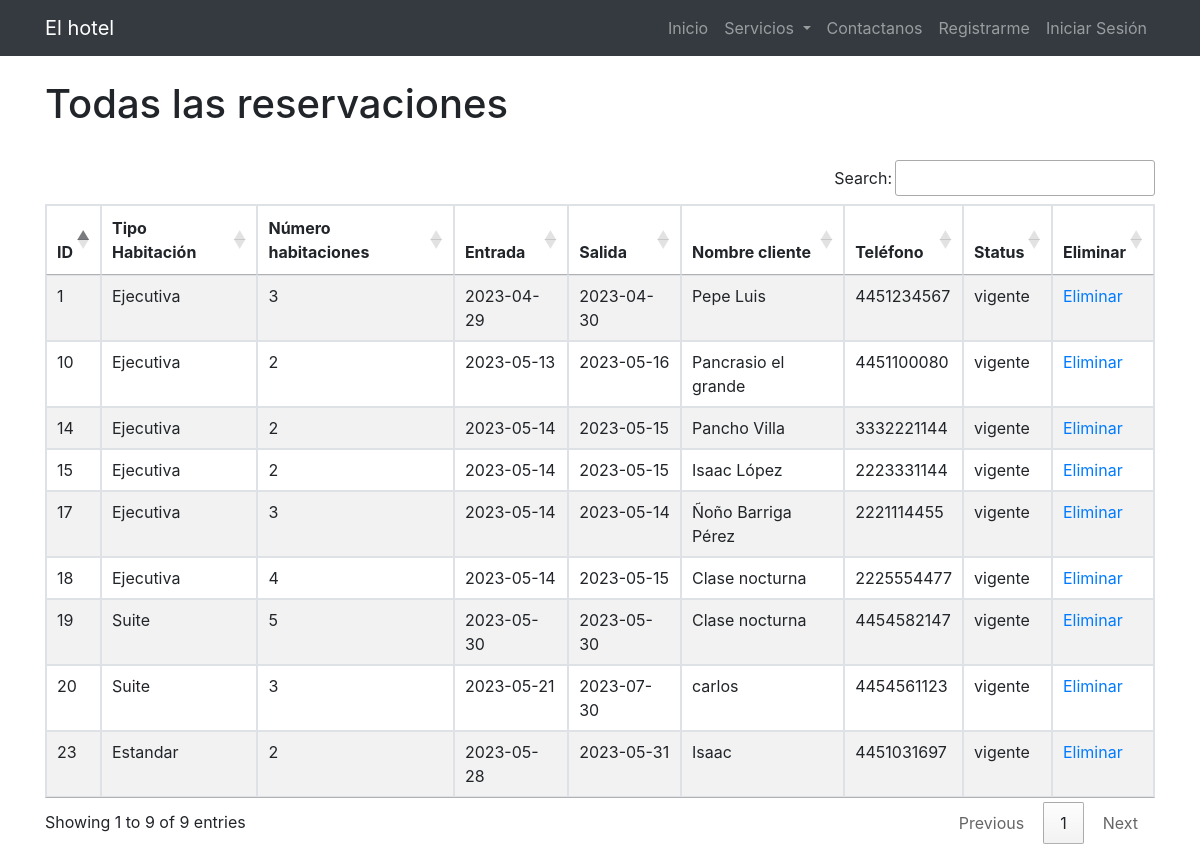
The page /todasReservaciones.php on the database its author committed.
### tables this page shows
CREATE TABLE `reservacion` (
  `id` int(3) NOT NULL,
  `tipohabitaciones` varchar(10) NOT NULL,
  `numerohabitaciones` int(3) NOT NULL,
  `entrada` varchar(15) NOT NULL,
  `salida` varchar(15) NOT NULL,
  `nombreCliente` varchar(80) NOT NULL,
  `telefono` varchar(15) NOT NULL,
  `idUsuario` int(3) NOT NULL,
  `adultos` int(3) NOT NULL,
  `jovenes` int(3) NOT NULL,
  `costoTotal` int(6) NOT NULL,
  `status` varchar(30) NOT NULL
);

### datos/classConectionMySQL.php (called while the page is built, shortened)
<?php
class ConnectionMySQL{
	private $host;
	private $user;
	private $password;
	private $database;
	public $conn;
	public function __construct(){
		$this->host=HOST;
		$this->user=USER;
		$this->password=PASSWORD;
		$this->database=DATABASE;
	}
	public function CreateConnection(){
		$this->conn = new mysqli($this->host,$this->user,$this->password,$this->database);
	}
	public function ExecuteQuery($sql){
		$result = $this->conn->query($sql);
		return $result;
	}
	public function GetRows($result){
		return $result->fetch_row();
	}
}
?>

### todasReservaciones.php (the view, shortened to what this page needs)
<!DOCTYPE html>
<html lang="es">
<head>
	<link rel="stylesheet" href="https://stackpath.bootstrapcdn.com/bootstrap/4.3.1/css/bootstrap.min.css">
    <link rel="stylesheet" href="https://cdn.datatables.net/1.13.4/css/jquery.dataTables.min.css">
    <link rel="stylesheet" href="https://cdn.datatables.net/buttons/2.3.6/css/buttons.dataTables.min.css">
</head>
<body>
    <?php
        if (isset($_SESSION["user"]) && $_SESSION["rol"]=="admin"){
          include_once "encabezados/logeadoAdmin.php";
        } else if (isset($_SESSION["user"]) && $_SESSION["rol"]!="admin") {
          header("Location: menu.php");
        } else {
          include_once "encabezados/noLogeado.php";
        }
    ?>
    <div class="container">
    <h1 class="py-4">Todas las reservaciones</h1>
    <table id="example" class="table table-striped table-bordered" style="width:100%">
    <thead>
        <tr>
            <th>ID</th>
            <th>Tipo Habitación</th>
            <th>Número habitaciones</th>
            <th>Entrada</th>
            <th>Salida</th>
            <th>Nombre cliente</th>
            <th>Teléfono</th>
            <th>Status</th>
            <th>Eliminar</th>
        </tr>
    </thead>
    <tbody>
        <?php
            require("datos/classConectionMySQL.php");
            $NewConn = new ConnectionMySQL();
            $NewConn->CreateConnection();
            $query = "Select * from reservacion";
            $result = $NewConn->ExecuteQuery($query);
            if($result){
                while($row=$NewConn -> GetRows($result)){
                    echo "<tr>
                        <td>".$row[0]."</td>
                        <td>".$row[1]."</td>
                        <td>".$row[2]."</td>
                        <td>".$row[3]."</td>
                        <td>".$row[4]."</td>
                        <td>".$row[5]."</td>
                        <td>".$row[6]."</td>
                        <td>".$row[11]."</td>
                        <td><a href='borrarReservacion.php?id=$row[0]'>Eliminar</a></td>
                    </tr>";
                }
            } else {
                echo "<h1>Error al conectar a la base de datos, o el registro no existe</h1>";
            }
        ?>
        </tbody>
    </table>
    </div>
</body>
</html>

### encabezados/noLogeado.php (shortened to what this page needs)
<!DOCTYPE html>
<html lang="es">
<head>
	<link rel="stylesheet" href="https://stackpath.bootstrapcdn.com/bootstrap/4.3.1/css/bootstrap.min.css">
</head>
<body>
	<nav class="navbar navbar-expand-md navbar-dark bg-dark">
		<div class="container">
			<a class="navbar-brand" href="menu.php">El hotel</a>
			<div class="collapse navbar-collapse" id="navbarColapsada">
				<ul class="navbar-nav ml-auto">
					<li class="nav-item">
						<a class="nav-link" href="menu.php">Inicio</a>
					</li>
					<li class="nav-item dropdown">
						<a class="nav-link dropdown-toggle" href="#" id="navbarDropdown" role="button" data-toggle="dropdown" aria-haspopup="true" aria-expanded="false">
						Servicios
						</a>
					</li>
					<li class="nav-item">
						<a class="nav-link" href="contactanos.php">Contactanos</a>
					</li>
					<li class="nav-item">
						<a class="nav-link" href="registro.php">Registrarme</a>
					</li>
					<li class="nav-item">
						<a class="nav-link" href="index.php">Iniciar Sesión</a>
					</li>
				</ul>
			</div>
		</div>
	</nav>
</body>
</html>

### rows shown on the page
reservacion: id "1", tipohabitaciones "Ejecutiva", numerohabitaciones "3", entrada "2023-04-29", salida "2023-04-30", nombreCliente "Pepe Luis", telefono "4451234567", status "vigente"
reservacion: id "10", tipohabitaciones "Ejecutiva", numerohabitaciones "2", entrada "2023-05-13", salida "2023-05-16", nombreCliente "Pancrasio el grande", telefono "4451100080", status "vigente"
reservacion: id "14", tipohabitaciones "Ejecutiva", numerohabitaciones "2", entrada "2023-05-14", salida "2023-05-15", nombreCliente "Pancho Villa", telefono "3332221144", status "vigente"
reservacion: id "15", tipohabitaciones "Ejecutiva", numerohabitaciones "2", entrada "2023-05-14", salida "2023-05-15", nombreCliente "Isaac López", telefono "2223331144", status "vigente"
reservacion: id "17", tipohabitaciones "Ejecutiva", numerohabitaciones "3", entrada "2023-05-14", salida "2023-05-14", nombreCliente "Ñoño Barriga Pérez", telefono "2221114455", status "vigente"
reservacion: id "18", tipohabitaciones "Ejecutiva", numerohabitaciones "4", entrada "2023-05-14", salida "2023-05-15", nombreCliente "Clase nocturna", telefono "2225554477", status "vigente"
reservacion: id "19", tipohabitaciones "Suite", numerohabitaciones "5", entrada "2023-05-30", salida "2023-05-30", nombreCliente "Clase nocturna", telefono "4454582147", status "vigente"
reservacion: id "20", tipohabitaciones "Suite", numerohabitaciones "3", entrada "2023-05-21", salida "2023-07-30", nombreCliente "carlos", telefono "4454561123", status "vigente"
reservacion: id "23", tipohabitaciones "Estandar", numerohabitaciones "2", entrada "2023-05-28", salida "2023-05-31", nombreCliente "Isaac", telefono "4451031697", status "vigente"
